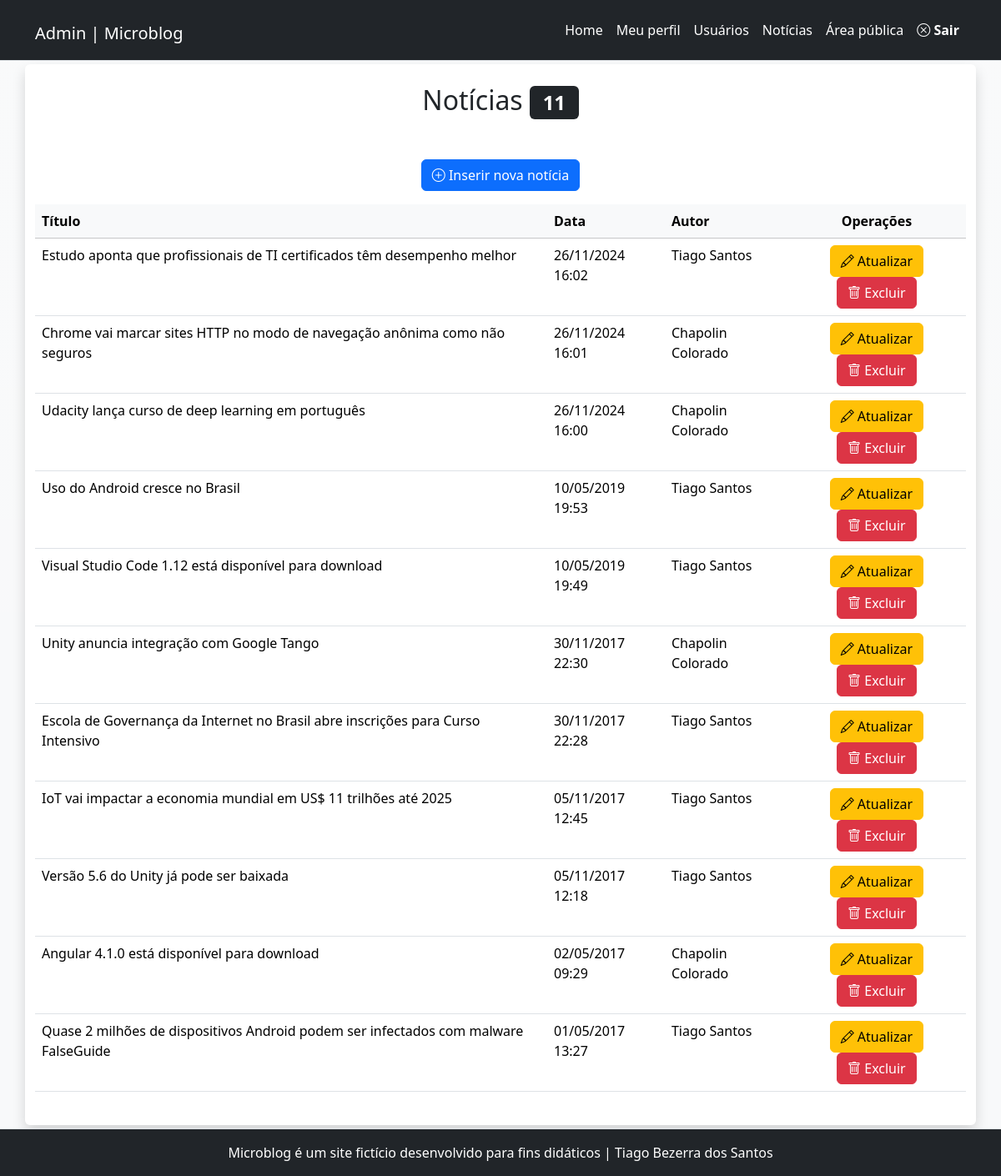
The app's page /admin/noticias.php (signed in) with its own data.
### tables this page shows
CREATE TABLE `noticias` (
  `id` int(11) NOT NULL,
  `data` datetime NOT NULL DEFAULT current_timestamp(),
  `titulo` varchar(150) NOT NULL,
  `texto` text NOT NULL,
  `resumo` text NOT NULL,
  `imagem` varchar(45) NOT NULL,
  `usuario_id` int(11) NOT NULL
);

CREATE TABLE `usuarios` (
  `id` int(11) NOT NULL,
  `nome` varchar(45) NOT NULL,
  `email` varchar(45) NOT NULL,
  `senha` varchar(255) NOT NULL,
  `tipo` enum('admin','editor') NOT NULL
);

### includes/funcoes-noticias.php (called while the page is built, shortened)
<?php
function lerNoticias($conexao, $idUsuario, $tipoUsuario){
    if($tipoUsuario === 'admin'){
        $sql = "SELECT
                    noticias.id, noticias.titulo,
                    noticias.data, usuarios.nome
                FROM noticias JOIN usuarios
                ON noticias.usuario_id = usuarios.id
                ORDER BY data DESC";
    } else {
        $sql = "SELECT id, titulo, data FROM noticias
                WHERE usuario_id = $idUsuario
                ORDER BY data DESC";
    }
    $resultado = executarQuery($conexao, $sql);
    return mysqli_fetch_all($resultado, MYSQLI_ASSOC);
}
function executarQuery($conexao, $sql) {
	$consulta = mysqli_query($conexao, $sql) or die(mysqli_error($conexao));
	return $consulta;
}
function formataData($data){
    return date("d/m/Y H:i", strtotime($data));
}

### admin/noticias.php (the view)
<?php
require "../includes/cabecalho-admin.php";
require "../includes/funcoes-noticias.php";
$idUsuario = $_SESSION['id'];
$tipoUsuario = $_SESSION['tipo'];
$listaDeNoticias = lerNoticias($conexao, $idUsuario, $tipoUsuario);
?>
<div class="row">
	<article class="col-12 bg-white rounded shadow my-1 py-4">
		<h2 class="text-center">
		Notícias <span class="badge bg-dark">
			<?=count($listaDeNoticias)?> </span>
		</h2>
		<p class="text-center mt-5">
			<a class="btn btn-primary" href="noticia-insere.php">
			<i class="bi bi-plus-circle"></i>
			Inserir nova notícia</a>
		</p>
		<div class="table-responsive">
			<table class="table table-hover">
				<thead class="table-light">
					<tr>
                        <th>Título</th>
                        <th>Data</th>
						<?php if($tipoUsuario === 'admin'){ ?>
                        <th>Autor</th>
						<?php } ?>
						<th class="text-center">Operações</th>
					</tr>
				</thead>
				<tbody>
<?php foreach( $listaDeNoticias as $noticia ) { ?>
					<tr>
                        <td> <?=$noticia['titulo']?> </td>
                        <td> <?=formataData($noticia['data'])?> </td>
						<?php if($tipoUsuario === 'admin'){ ?>
                        <td> <?=$noticia['nome']?> </td>
						<?php } ?>
						<td class="text-center">
							<a class="btn btn-warning"
							href="noticia-atualiza.php?id=<?=$noticia['id']?>">
							<i class="bi bi-pencil"></i> Atualizar
							</a>
							<a class="btn btn-danger excluir"
							href="noticia-exclui.php?id=<?=$noticia['id']?>">
							<i class="bi bi-trash"></i> Excluir
							</a>
						</td>
					</tr>
<?php } ?>
				</tbody>
			</table>
	</div>
	</article>
</div>
<?php
require "../includes/rodape-admin.php";
?>

### records on screen
noticias: titulo "Estudo aponta que profissionais de TI certificados têm desempenho melhor", data "26/11/2024 16:02", usuario.nome "Tiago Santos"
noticias: titulo "Chrome vai marcar sites HTTP no modo de navegação anônima como não seguros", data "26/11/2024 16:01", usuario.nome "Chapolin Colorado"
noticias: titulo "Udacity lança curso de deep learning em português", data "26/11/2024 16:00", usuario.nome "Chapolin Colorado"
noticias: titulo "Uso do Android cresce no Brasil", data "10/05/2019 19:53", usuario.nome "Tiago Santos"
noticias: titulo "Visual Studio Code 1.12 está disponível para download", data "10/05/2019 19:49", usuario.nome "Tiago Santos"
noticias: titulo "Unity anuncia integração com Google Tango", data "30/11/2017 22:30", usuario.nome "Chapolin Colorado"
noticias: titulo "Escola de Governança da Internet no Brasil abre inscrições para Curso Intensivo", data "30/11/2017 22:28", usuario.nome "Tiago Santos"
noticias: titulo "IoT vai impactar a economia mundial em US$ 11 trilhões até 2025", data "05/11/2017 12:45", usuario.nome "Tiago Santos"
noticias: titulo "Versão 5.6 do Unity já pode ser baixada", data "05/11/2017 12:18", usuario.nome "Tiago Santos"
noticias: titulo "Angular 4.1.0 está disponível para download", data "02/05/2017 09:29", usuario.nome "Chapolin Colorado"
noticias: titulo "Quase 2 milhões de dispositivos Android podem ser infectados com malware FalseGuide", data "01/05/2017 13:27", usuario.nome "Tiago Santos"

### other values on screen
count($listaDeNoticias) "11"
